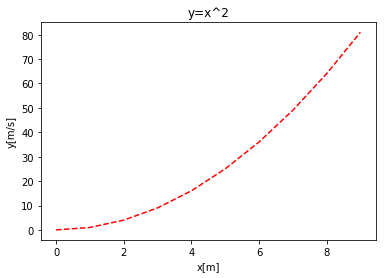

Write the Python code that produced this figure.
"""
------------------------------------------------------------------------
  author:       Chronis Sakos (c.sakos@stu18.qmul.ac.uk)
  Student ID:   190744335
  Date:         27/07/2019
  ----------------------------------------------------------------------
"""

import math
import numpy as np
import tensorflow as tf
import matplotlib.pyplot as plt


# this is required to permit multiple copies of the OpenMP runtime to be linked
# to the programme.  Failure to include the following two lines will result in
# an error that Spyder will not report.  On PyCharm the error provided will be
#    OMP: Error #15: Initializing libiomp5.dylib, but found libiomp5.dylib already initialized.
#    ...
import os
os.environ['KMP_DUPLICATE_LIB_OK']='True'



x = []
y = []

for i in range(10):
  x.append(i)
  y.append(i**2) 
  
plt.plot(x, y, 'r--')
plt.ylabel('y[m/s]')
plt.xlabel('x[m]')
plt.title('y=x^2')

plt.show()
